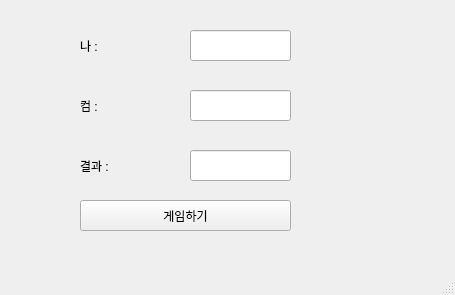
<?xml version="1.0" encoding="UTF-8"?>
<ui version="4.0">
 <class>MainWindow</class>
 <widget class="QMainWindow" name="MainWindow">
  <property name="geometry">
   <rect>
    <x>0</x>
    <y>0</y>
    <width>455</width>
    <height>295</height>
   </rect>
  </property>
  <property name="windowTitle">
   <string>MainWindow</string>
  </property>
  <widget class="QWidget" name="centralwidget">
   <widget class="QLabel" name="lbl_mine">
    <property name="geometry">
     <rect>
      <x>80</x>
      <y>30</y>
      <width>61</width>
      <height>31</height>
     </rect>
    </property>
    <property name="text">
     <string>나 :</string>
    </property>
   </widget>
   <widget class="QLineEdit" name="le_mine">
    <property name="geometry">
     <rect>
      <x>190</x>
      <y>30</y>
      <width>101</width>
      <height>31</height>
     </rect>
    </property>
   </widget>
   <widget class="QLabel" name="lbl_com">
    <property name="geometry">
     <rect>
      <x>80</x>
      <y>90</y>
      <width>61</width>
      <height>31</height>
     </rect>
    </property>
    <property name="text">
     <string>컴 :</string>
    </property>
   </widget>
   <widget class="QLabel" name="lbl_result">
    <property name="geometry">
     <rect>
      <x>80</x>
      <y>150</y>
      <width>61</width>
      <height>31</height>
     </rect>
    </property>
    <property name="text">
     <string>결과 :</string>
    </property>
   </widget>
   <widget class="QLineEdit" name="le_com">
    <property name="geometry">
     <rect>
      <x>190</x>
      <y>90</y>
      <width>101</width>
      <height>31</height>
     </rect>
    </property>
   </widget>
   <widget class="QLineEdit" name="le_result">
    <property name="geometry">
     <rect>
      <x>190</x>
      <y>150</y>
      <width>101</width>
      <height>31</height>
     </rect>
    </property>
   </widget>
   <widget class="QPushButton" name="pb">
    <property name="geometry">
     <rect>
      <x>80</x>
      <y>200</y>
      <width>211</width>
      <height>31</height>
     </rect>
    </property>
    <property name="text">
     <string>게임하기</string>
    </property>
   </widget>
  </widget>
  <widget class="QMenuBar" name="menubar">
   <property name="geometry">
    <rect>
     <x>0</x>
     <y>0</y>
     <width>455</width>
     <height>21</height>
    </rect>
   </property>
  </widget>
  <widget class="QStatusBar" name="statusbar"/>
 </widget>
 <resources/>
 <connections/>
</ui>
